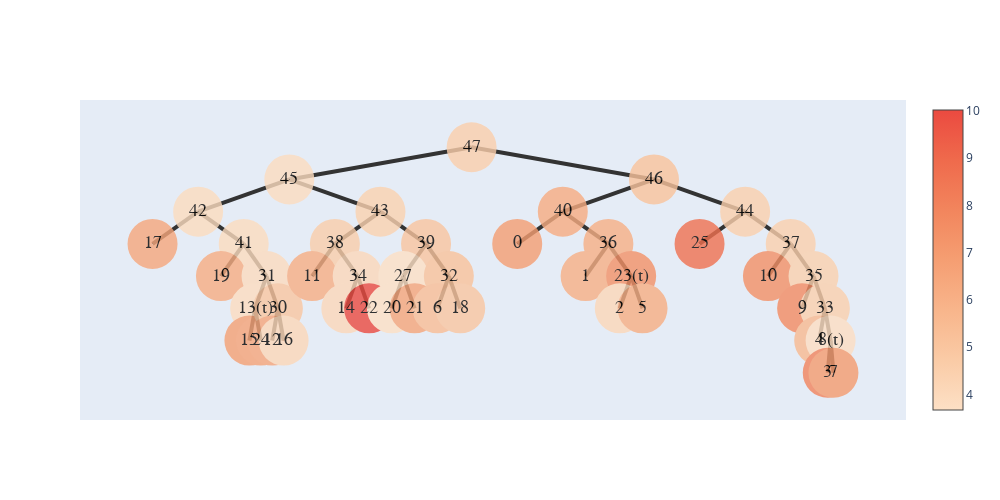

The cell this chart's notebook holds for it:
### Code cell
show_the_tree("./datas/del_data1/")

### Figure 1 — Plotly figure (JSON) as saved in the notebook; plotly's stock layout.template omitted (floating-point values rounded to 4 significant figures)
{"data": [{"hoverinfo": "text", "marker": {"color": [4.539, 3.854, 3.879, 6.419, 3.886, 6.155, 3.917, 3.839, 6.773, 6.636, 4.953, 6.46, 4.109, 4.398, 4.587, 6.09, 4.063, 4.061, 10.02, 5.009, 3.683, 3.674, 6.523, 5.186, 5.385, 4.976, 5.122, 6.22, 6.825, 6.041, 6.047, 7.402, 4.104, 6.109, 4.493, 8.696, 4.494, 7.444, 4.446, 7.659, 4.484, 5.593, 3.777, 7.925, 6.982], "colorscale": [[0, "rgb(253, 224, 197)"], [0.1667, "rgb(250, 203, 166)"], [0.3333, "rgb(248, 181, 139)"], [0.5, "rgb(245, 158, 114)"], [0.6667, "rgb(242, 133, 93)"], [0.8333, "rgb(239, 106, 76)"], [1, "rgb(235, 74, 64)"]], "showscale": true, "size": 50, "symbol": "circle-dot"}, "mode": "markers+text", "opacity": 0.8, "text": ["47", "45", "42", "17", "41", "19", "31", "13(t)", "15", "24", "30", "12", "16", "43", "38", "11", "34", "14", "22", "39", "27", "20", "21", "32", "6", "18", "46", "40", "0", "36", "1", "23(t)", "2", "5", "44", "25", "37", "10", "35", "9", "33", "4", "8(t)", "3", "7"], "textfont": {"color": "#000000", "family": "sans serif", "size": 18}, "type": "scatter", "x": [5.5, 3.25, 2.125, 1.562, 2.688, 2.406, 2.969, 2.828, 2.758, 2.898, 3.109, 3.039, 3.18, 4.375, 3.812, 3.531, 4.094, 3.953, 4.234, 4.938, 4.656, 4.516, 4.797, 5.219, 5.078, 5.359, 7.75, 6.625, 6.062, 7.188, 6.906, 7.469, 7.328, 7.609, 8.875, 8.312, 9.438, 9.156, 9.719, 9.578, 9.859, 9.789, 9.93, 9.895, 9.965], "y": [5, 3.5, 2, 0.5, 0.5, -1, -1, -2.5, -4, -4, -2.5, -4, -4, 2, 0.5, -1, -1, -2.5, -2.5, 0.5, -1, -2.5, -2.5, -1, -2.5, -2.5, 3.5, 2, 0.5, 0.5, -1, -1, -2.5, -2.5, 2, 0.5, 0.5, -1, -1, -2.5, -2.5, -4, -4, -5.5, -5.5]}], "layout": {"height": 500, "shapes": [{"layer": "below", "line": {"color": "#333", "width": 4}, "type": "line", "x0": 5.5, "x1": 5.5, "y0": 5, "y1": 5}, {"layer": "below", "line": {"color": "#333", "width": 4}, "type": "line", "x0": 5.5, "x1": 3.25, "y0": 5, "y1": 3.5}, {"layer": "below", "line": {"color": "#333", "width": 4}, "type": "line", "x0": 3.25, "x1": 2.125, "y0": 3.5, "y1": 2}, {"layer": "below", "line": {"color": "#333", "width": 4}, "type": "line", "x0": 2.125, "x1": 1.562, "y0": 2, "y1": 0.5}, {"layer": "below", "line": {"color": "#333", "width": 4}, "type": "line", "x0": 2.125, "x1": 2.688, "y0": 2, "y1": 0.5}, {"layer": "below", "line": {"color": "#333", "width": 4}, "type": "line", "x0": 2.688, "x1": 2.406, "y0": 0.5, "y1": -1}, {"layer": "below", "line": {"color": "#333", "width": 4}, "type": "line", "x0": 2.688, "x1": 2.969, "y0": 0.5, "y1": -1}, {"layer": "below", "line": {"color": "#333", "width": 4}, "type": "line", "x0": 2.969, "x1": 2.828, "y0": -1, "y1": -2.5}, {"layer": "below", "line": {"color": "#333", "width": 4}, "type": "line", "x0": 2.828, "x1": 2.758, "y0": -2.5, "y1": -4}, {"layer": "below", "line": {"color": "#333", "width": 4}, "type": "line", "x0": 2.828, "x1": 2.898, "y0": -2.5, "y1": -4}, {"layer": "below", "line": {"color": "#333", "width": 4}, "type": "line", "x0": 2.969, "x1": 3.109, "y0": -1, "y1": -2.5}, {"layer": "below", "line": {"color": "#333", "width": 4}, "type": "line", "x0": 3.109, "x1": 3.039, "y0": -2.5, "y1": -4}, {"layer": "below", "line": {"color": "#333", "width": 4}, "type": "line", "x0": 3.109, "x1": 3.18, "y0": -2.5, "y1": -4}, {"layer": "below", "line": {"color": "#333", "width": 4}, "type": "line", "x0": 3.25, "x1": 4.375, "y0": 3.5, "y1": 2}, {"layer": "below", "line": {"color": "#333", "width": 4}, "type": "line", "x0": 4.375, "x1": 3.812, "y0": 2, "y1": 0.5}, {"layer": "below", "line": {"color": "#333", "width": 4}, "type": "line", "x0": 3.812, "x1": 3.531, "y0": 0.5, "y1": -1}, {"layer": "below", "line": {"color": "#333", "width": 4}, "type": "line", "x0": 3.812, "x1": 4.094, "y0": 0.5, "y1": -1}, {"layer": "below", "line": {"color": "#333", "width": 4}, "type": "line", "x0": 4.094, "x1": 3.953, "y0": -1, "y1": -2.5}, {"layer": "below", "line": {"color": "#333", "width": 4}, "type": "line", "x0": 4.094, "x1": 4.234, "y0": -1, "y1": -2.5}, {"layer": "below", "line": {"color": "#333", "width": 4}, "type": "line", "x0": 4.375, "x1": 4.938, "y0": 2, "y1": 0.5}, {"layer": "below", "line": {"color": "#333", "width": 4}, "type": "line", "x0": 4.938, "x1": 4.656, "y0": 0.5, "y1": -1}, {"layer": "below", "line": {"color": "#333", "width": 4}, "type": "line", "x0": 4.656, "x1": 4.516, "y0": -1, "y1": -2.5}, {"layer": "below", "line": {"color": "#333", "width": 4}, "type": "line", "x0": 4.656, "x1": 4.797, "y0": -1, "y1": -2.5}, {"layer": "below", "line": {"color": "#333", "width": 4}, "type": "line", "x0": 4.938, "x1": 5.219, "y0": 0.5, "y1": -1}, {"layer": "below", "line": {"color": "#333", "width": 4}, "type": "line", "x0": 5.219, "x1": 5.078, "y0": -1, "y1": -2.5}, {"layer": "below", "line": {"color": "#333", "width": 4}, "type": "line", "x0": 5.219, "x1": 5.359, "y0": -1, "y1": -2.5}, {"layer": "below", "line": {"color": "#333", "width": 4}, "type": "line", "x0": 5.5, "x1": 7.75, "y0": 5, "y1": 3.5}, {"layer": "below", "line": {"color": "#333", "width": 4}, "type": "line", "x0": 7.75, "x1": 6.625, "y0": 3.5, "y1": 2}, {"layer": "below", "line": {"color": "#333", "width": 4}, "type": "line", "x0": 6.625, "x1": 6.062, "y0": 2, "y1": 0.5}, {"layer": "below", "line": {"color": "#333", "width": 4}, "type": "line", "x0": 6.625, "x1": 7.188, "y0": 2, "y1": 0.5}, {"layer": "below", "line": {"color": "#333", "width": 4}, "type": "line", "x0": 7.188, "x1": 6.906, "y0": 0.5, "y1": -1}, {"layer": "below", "line": {"color": "#333", "width": 4}, "type": "line", "x0": 7.188, "x1": 7.469, "y0": 0.5, "y1": -1}, {"layer": "below", "line": {"color": "#333", "width": 4}, "type": "line", "x0": 7.469, "x1": 7.328, "y0": -1, "y1": -2.5}, {"layer": "below", "line": {"color": "#333", "width": 4}, "type": "line", "x0": 7.469, "x1": 7.609, "y0": -1, "y1": -2.5}, {"layer": "below", "line": {"color": "#333", "width": 4}, "type": "line", "x0": 7.75, "x1": 8.875, "y0": 3.5, "y1": 2}, {"layer": "below", "line": {"color": "#333", "width": 4}, "type": "line", "x0": 8.875, "x1": 8.312, "y0": 2, "y1": 0.5}, {"layer": "below", "line": {"color": "#333", "width": 4}, "type": "line", "x0": 8.875, "x1": 9.438, "y0": 2, "y1": 0.5}, {"layer": "below", "line": {"color": "#333", "width": 4}, "type": "line", "x0": 9.438, "x1": 9.156, "y0": 0.5, "y1": -1}, {"layer": "below", "line": {"color": "#333", "width": 4}, "type": "line", "x0": 9.438, "x1": 9.719, "y0": 0.5, "y1": -1}, {"layer": "below", "line": {"color": "#333", "width": 4}, "type": "line", "x0": 9.719, "x1": 9.578, "y0": -1, "y1": -2.5}, {"layer": "below", "line": {"color": "#333", "width": 4}, "type": "line", "x0": 9.719, "x1": 9.859, "y0": -1, "y1": -2.5}, {"layer": "below", "line": {"color": "#333", "width": 4}, "type": "line", "x0": 9.859, "x1": 9.789, "y0": -2.5, "y1": -4}, {"layer": "below", "line": {"color": "#333", "width": 4}, "type": "line", "x0": 9.859, "x1": 9.93, "y0": -2.5, "y1": -4}, {"layer": "below", "line": {"color": "#333", "width": 4}, "type": "line", "x0": 9.93, "x1": 9.895, "y0": -4, "y1": -5.5}, {"layer": "below", "line": {"color": "#333", "width": 4}, "type": "line", "x0": 9.93, "x1": 9.965, "y0": -4, "y1": -5.5}], "width": 1000, "xaxis": {"showgrid": false, "showline": false, "showticklabels": false, "zeroline": false}, "yaxis": {"showgrid": false, "showline": false, "showticklabels": false, "zeroline": false}}}
